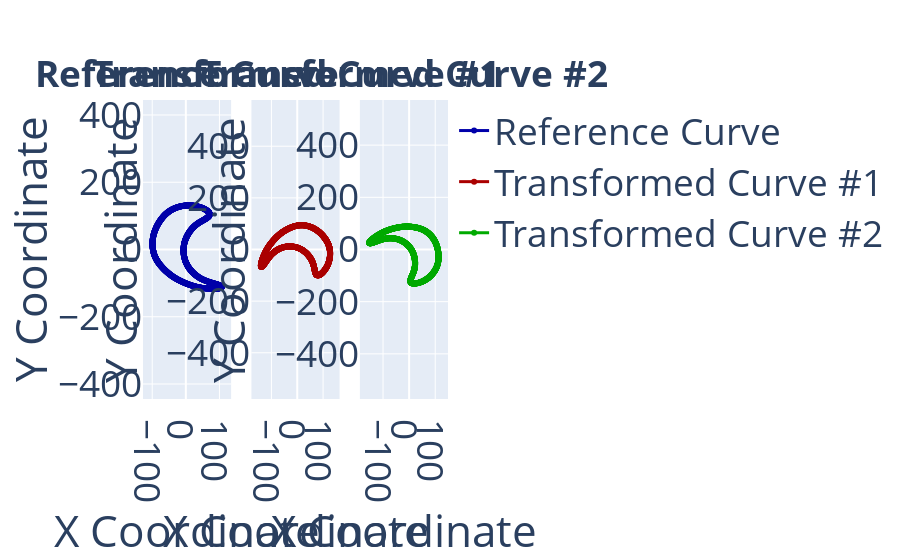
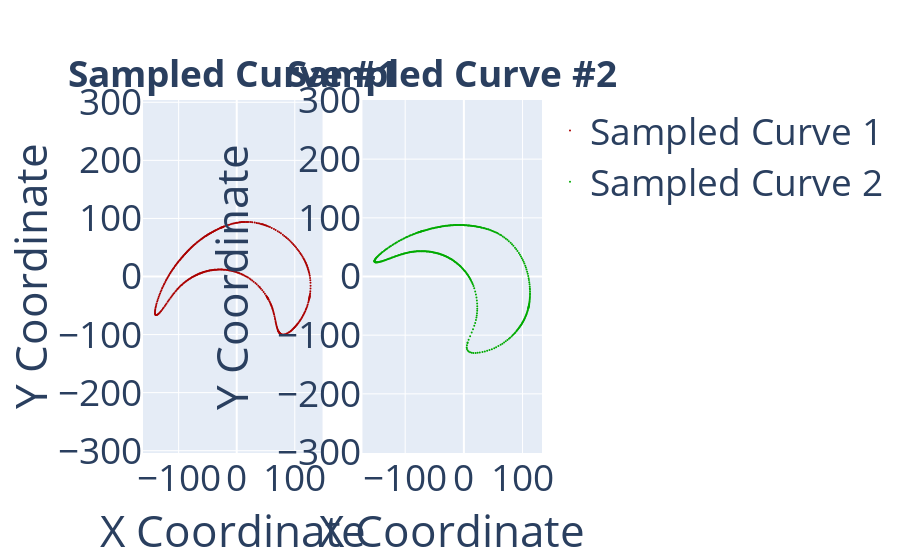
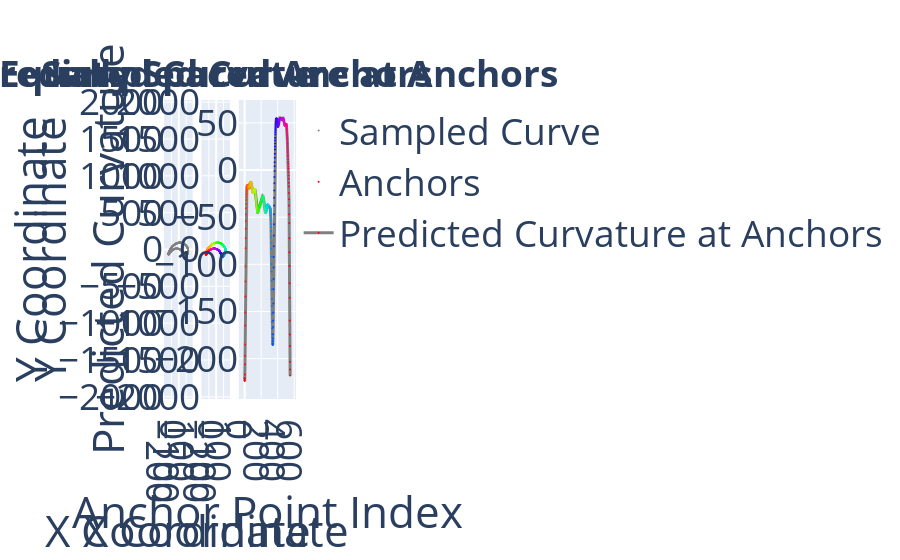
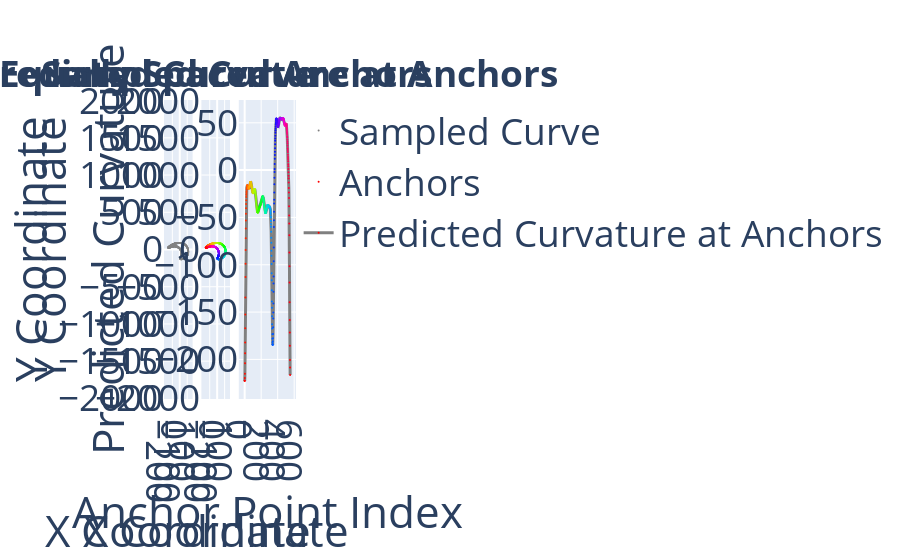

Here is the notebook cell these charts were saved with, in order:
### Markdown cell above
# EVALUATE CURVATURE

### Code cell
notebook_utils.plot_curve_curvature_comparisons(
    curve_records=curve_records, 
    curve_colors=curve_colors)

### Figure 1 — Plotly figure (JSON) as saved in the notebook; plotly's stock layout.template omitted (floating-point values rounded to 4 significant figures; data arrays with more than 128 entries replaced by an {"elided": "..."} marker saying what was removed)
{"data": [{"line": {"color": "#0000AA", "width": 3}, "mode": "lines+markers", "name": "Reference Curve", "type": "scatter", "x": {"elided": "1105 float values"}, "xaxis": "x", "y": {"elided": "1105 float values"}, "yaxis": "y"}, {"line": {"color": "#AA0000", "width": 3}, "mode": "lines+markers", "name": "Transformed Curve #1", "type": "scatter", "x": {"elided": "1105 float values"}, "xaxis": "x2", "y": {"elided": "1105 float values"}, "yaxis": "y2"}, {"line": {"color": "#00AA00", "width": 3}, "mode": "lines+markers", "name": "Transformed Curve #2", "type": "scatter", "x": {"elided": "1105 float values"}, "xaxis": "x3", "y": {"elided": "1105 float values"}, "yaxis": "y3"}], "layout": {"annotations": [{"font": {"size": 37}, "showarrow": false, "text": "<b>Reference Curve</b>", "x": 0.1444, "xanchor": "center", "xref": "paper", "y": 1, "yanchor": "bottom", "yref": "paper"}, {"font": {"size": 37}, "showarrow": false, "text": "<b>Transformed Curve #1</b>", "x": 0.5, "xanchor": "center", "xref": "paper", "y": 1, "yanchor": "bottom", "yref": "paper"}, {"font": {"size": 37}, "showarrow": false, "text": "<b>Transformed Curve #2</b>", "x": 0.8556, "xanchor": "center", "xref": "paper", "y": 1, "yanchor": "bottom", "yref": "paper"}], "font": {"size": 37}, "xaxis": {"anchor": "y", "domain": [0, 0.2889], "title": {"text": "X Coordinate"}}, "xaxis2": {"anchor": "y2", "domain": [0.3556, 0.6444], "title": {"text": "X Coordinate"}}, "xaxis3": {"anchor": "y3", "domain": [0.7111, 1], "title": {"text": "X Coordinate"}}, "yaxis": {"anchor": "x", "domain": [0, 1], "range": [-170.6, 170.6], "scaleanchor": "x", "scaleratio": 1, "title": {"text": "Y Coordinate"}}, "yaxis2": {"anchor": "x2", "domain": [0, 1], "range": [-170.6, 170.6], "scaleanchor": "x2", "scaleratio": 1, "title": {"text": "Y Coordinate"}}, "yaxis3": {"anchor": "x3", "domain": [0, 1], "range": [-170.6, 170.6], "scaleanchor": "x3", "scaleratio": 1, "title": {"text": "Y Coordinate"}}}}

### Figure 2 — Plotly figure (JSON) as saved in the notebook; plotly's stock layout.template omitted (floating-point values rounded to 4 significant figures; data arrays with more than 128 entries replaced by an {"elided": "..."} marker saying what was removed)
{"data": [{"hoverinfo": "skip", "marker": {"cmax": 1105, "cmin": 0, "color": "#AA0000", "colorscale": [[0, "#ff0000"], [0.1111, "#ffa700"], [0.2222, "#afff00"], [0.3333, "#08ff00"], [0.4444, "#00ff9f"], [0.5556, "#00b7ff"], [0.6667, "#0010ff"], [0.7778, "#9700ff"], [0.8889, "#ff00bf"], [1, "#ff0000"]], "size": 2}, "mode": "markers", "name": "Sampled Curve 1", "type": "scatter", "x": {"elided": "442 float values"}, "xaxis": "x", "y": {"elided": "442 float values"}, "yaxis": "y"}, {"hoverinfo": "skip", "marker": {"cmax": 1105, "cmin": 0, "color": "#00AA00", "colorscale": [[0, "#ff0000"], [0.1111, "#ffa700"], [0.2222, "#afff00"], [0.3333, "#08ff00"], [0.4444, "#00ff9f"], [0.5556, "#00b7ff"], [0.6667, "#0010ff"], [0.7778, "#9700ff"], [0.8889, "#ff00bf"], [1, "#ff0000"]], "size": 2}, "mode": "markers", "name": "Sampled Curve 2", "type": "scatter", "x": {"elided": "442 float values"}, "xaxis": "x2", "y": {"elided": "442 float values"}, "yaxis": "y2"}], "layout": {"annotations": [{"font": {"size": 37}, "showarrow": false, "text": "<b>Sampled Curve #1</b>", "x": 0.225, "xanchor": "center", "xref": "paper", "y": 1, "yanchor": "bottom", "yref": "paper"}, {"font": {"size": 37}, "showarrow": false, "text": "<b>Sampled Curve #2</b>", "x": 0.775, "xanchor": "center", "xref": "paper", "y": 1, "yanchor": "bottom", "yref": "paper"}], "font": {"size": 37}, "xaxis": {"anchor": "y", "domain": [0, 0.45], "title": {"text": "X Coordinate"}}, "xaxis2": {"anchor": "y2", "domain": [0.55, 1], "title": {"text": "X Coordinate"}}, "yaxis": {"anchor": "x", "domain": [0, 1], "range": [-170.6, 170.6], "scaleanchor": "x", "scaleratio": 1, "title": {"text": "Y Coordinate"}}, "yaxis2": {"anchor": "x2", "domain": [0, 1], "range": [-170.6, 170.6], "scaleanchor": "x2", "scaleratio": 1, "title": {"text": "Y Coordinate"}}}}

### Figure 3 — Plotly figure (JSON) as saved in the notebook; plotly's stock layout.template omitted (floating-point values rounded to 4 significant figures; data arrays with more than 128 entries replaced by an {"elided": "..."} marker saying what was removed)
{"data": [{"hoverinfo": "skip", "marker": {"cmax": 1105, "cmin": 0, "color": "grey", "colorscale": [[0, "#ff0000"], [0.1111, "#ffa700"], [0.2222, "#afff00"], [0.3333, "#08ff00"], [0.4444, "#00ff9f"], [0.5556, "#00b7ff"], [0.6667, "#0010ff"], [0.7778, "#9700ff"], [0.8889, "#ff00bf"], [1, "#ff0000"]], "size": 2}, "mode": "markers", "name": "Sampled Curve", "type": "scatter", "x": {"elided": "442 float values"}, "xaxis": "x", "y": {"elided": "442 float values"}, "yaxis": "y"}, {"customdata": {"elided": "552 int values"}, "hovertemplate": "%{customdata}", "marker": {"cmax": 1105, "cmin": 0, "color": {"elided": "552 int values"}, "colorscale": [[0, "#ff0000"], [0.1111, "#ffa700"], [0.2222, "#afff00"], [0.3333, "#08ff00"], [0.4444, "#00ff9f"], [0.5556, "#00b7ff"], [0.6667, "#0010ff"], [0.7778, "#9700ff"], [0.8889, "#ff00bf"], [1, "#ff0000"]], "size": 2}, "mode": "markers", "name": "Anchors", "type": "scatter", "x": {"elided": "552 float values"}, "xaxis": "x2", "y": {"elided": "552 float values"}, "yaxis": "y2"}, {"customdata": {"elided": "552 int values"}, "hovertemplate": "%{customdata}", "line": {"color": "grey", "width": 3}, "marker": {"cmax": 1105, "cmin": 0, "color": {"elided": "552 int values"}, "colorscale": [[0, "#ff0000"], [0.1111, "#ffa700"], [0.2222, "#afff00"], [0.3333, "#08ff00"], [0.4444, "#00ff9f"], [0.5556, "#00b7ff"], [0.6667, "#0010ff"], [0.7778, "#9700ff"], [0.8889, "#ff00bf"], [1, "#ff0000"]], "size": 2}, "mode": "lines+markers", "name": "Predicted Curvature at Anchors", "type": "scatter", "x": {"elided": "552 int values"}, "xaxis": "x3", "y": {"elided": "552 float values"}, "yaxis": "y3"}], "layout": {"annotations": [{"font": {"size": 37}, "showarrow": false, "text": "<b>Sampled Curve</b>", "x": 0.1083, "xanchor": "center", "xref": "paper", "y": 1, "yanchor": "bottom", "yref": "paper"}, {"font": {"size": 37}, "showarrow": false, "text": "<b>Equally Spaced Anchors</b>", "x": 0.3917, "xanchor": "center", "xref": "paper", "y": 1, "yanchor": "bottom", "yref": "paper"}, {"font": {"size": 37}, "showarrow": false, "text": "<b>Predicted Curvature at Anchors</b>", "x": 0.7833, "xanchor": "center", "xref": "paper", "y": 1, "yanchor": "bottom", "yref": "paper"}], "font": {"size": 37}, "xaxis": {"anchor": "y", "domain": [0, 0.2167], "title": {"text": "X Coordinate"}}, "xaxis2": {"anchor": "y2", "domain": [0.2833, 0.5], "title": {"text": "X Coordinate"}}, "xaxis3": {"anchor": "y3", "domain": [0.5667, 1], "title": {"text": "Anchor Point Index"}}, "yaxis": {"anchor": "x", "domain": [0, 1], "range": [-170.6, 170.6], "scaleanchor": "x", "scaleratio": 1, "title": {"text": "Y Coordinate"}}, "yaxis2": {"anchor": "x2", "domain": [0, 1], "range": [-170.6, 170.6], "scaleanchor": "x2", "scaleratio": 1, "title": {"text": "Y Coordinate"}}, "yaxis3": {"anchor": "x3", "domain": [0, 1], "title": {"text": "Predicted Curvature"}}}}

### Figure 4 — Plotly figure (JSON) as saved in the notebook; plotly's stock layout.template omitted (floating-point values rounded to 4 significant figures; data arrays with more than 128 entries replaced by an {"elided": "..."} marker saying what was removed)
{"data": [{"hoverinfo": "skip", "marker": {"cmax": 1105, "cmin": 0, "color": "grey", "colorscale": [[0, "#ff0000"], [0.1111, "#ffa700"], [0.2222, "#afff00"], [0.3333, "#08ff00"], [0.4444, "#00ff9f"], [0.5556, "#00b7ff"], [0.6667, "#0010ff"], [0.7778, "#9700ff"], [0.8889, "#ff00bf"], [1, "#ff0000"]], "size": 2}, "mode": "markers", "name": "Sampled Curve", "type": "scatter", "x": {"elided": "442 float values"}, "xaxis": "x", "y": {"elided": "442 float values"}, "yaxis": "y"}, {"customdata": {"elided": "552 int values"}, "hovertemplate": "%{customdata}", "marker": {"cmax": 1105, "cmin": 0, "color": {"elided": "552 int values"}, "colorscale": [[0, "#ff0000"], [0.1111, "#ffa700"], [0.2222, "#afff00"], [0.3333, "#08ff00"], [0.4444, "#00ff9f"], [0.5556, "#00b7ff"], [0.6667, "#0010ff"], [0.7778, "#9700ff"], [0.8889, "#ff00bf"], [1, "#ff0000"]], "size": 2}, "mode": "markers", "name": "Anchors", "type": "scatter", "x": {"elided": "552 float values"}, "xaxis": "x2", "y": {"elided": "552 float values"}, "yaxis": "y2"}, {"customdata": {"elided": "552 int values"}, "hovertemplate": "%{customdata}", "line": {"color": "grey", "width": 3}, "marker": {"cmax": 1105, "cmin": 0, "color": {"elided": "552 int values"}, "colorscale": [[0, "#ff0000"], [0.1111, "#ffa700"], [0.2222, "#afff00"], [0.3333, "#08ff00"], [0.4444, "#00ff9f"], [0.5556, "#00b7ff"], [0.6667, "#0010ff"], [0.7778, "#9700ff"], [0.8889, "#ff00bf"], [1, "#ff0000"]], "size": 2}, "mode": "lines+markers", "name": "Predicted Curvature at Anchors", "type": "scatter", "x": {"elided": "552 int values"}, "xaxis": "x3", "y": {"elided": "552 float values"}, "yaxis": "y3"}], "layout": {"annotations": [{"font": {"size": 37}, "showarrow": false, "text": "<b>Sampled Curve</b>", "x": 0.1083, "xanchor": "center", "xref": "paper", "y": 1, "yanchor": "bottom", "yref": "paper"}, {"font": {"size": 37}, "showarrow": false, "text": "<b>Equally Spaced Anchors</b>", "x": 0.3917, "xanchor": "center", "xref": "paper", "y": 1, "yanchor": "bottom", "yref": "paper"}, {"font": {"size": 37}, "showarrow": false, "text": "<b>Predicted Curvature at Anchors</b>", "x": 0.7833, "xanchor": "center", "xref": "paper", "y": 1, "yanchor": "bottom", "yref": "paper"}], "font": {"size": 37}, "xaxis": {"anchor": "y", "domain": [0, 0.2167], "title": {"text": "X Coordinate"}}, "xaxis2": {"anchor": "y2", "domain": [0.2833, 0.5], "title": {"text": "X Coordinate"}}, "xaxis3": {"anchor": "y3", "domain": [0.5667, 1], "title": {"text": "Anchor Point Index"}}, "yaxis": {"anchor": "x", "domain": [0, 1], "range": [-170.6, 170.6], "scaleanchor": "x", "scaleratio": 1, "title": {"text": "Y Coordinate"}}, "yaxis2": {"anchor": "x2", "domain": [0, 1], "range": [-170.6, 170.6], "scaleanchor": "x2", "scaleratio": 1, "title": {"text": "Y Coordinate"}}, "yaxis3": {"anchor": "x3", "domain": [0, 1], "title": {"text": "Predicted Curvature"}}}}
